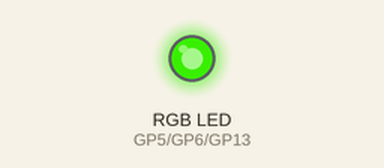
Simulated run of this program. Board: Raspberry Pi Pico running MicroPython. Parts: an RGB LED mixed from three pins (HIGH = lit). Dim RGB values are drawn brighter than linear.

Above: at 0.8 s.
At 2.2 s:
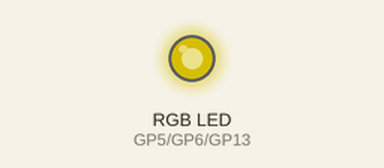
At 5.7 s:
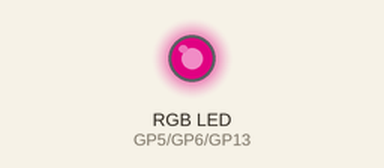
At 10.6 s:
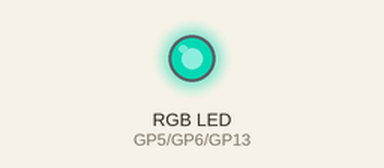
At 16.0 s:
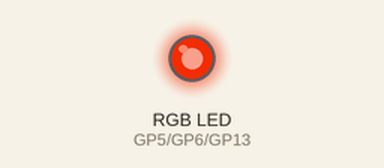
At 20.9 s:
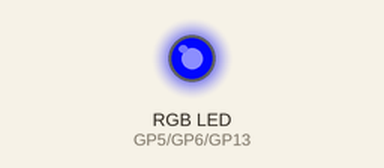
Timing chart, 0 to 22.0 s (numbered marks = the images above):
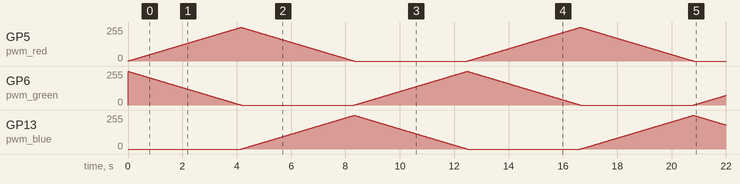

The program:

sample_-_PMW.py
```python
from machine import Pin, PWM
import time

pwm_red = PWM(Pin(5, Pin.OUT))
pwm_green = PWM(Pin(6, Pin.OUT))
pwm_blue = PWM(Pin(13, Pin.OUT))
pwm_red.freq(100)
pwm_green.freq(100)
pwm_blue.freq(100)

delaySec = 0.0001

while True:
    for i in range(65025):
        pos = i
        if pos < 21675:
            pwm_red.duty_u16(pos*3)
            pwm_green.duty_u16(65025-pos*3)
            pwm_blue.duty_u16(0)
        elif pos < 43350:
            pos -= 21675
            pwm_red.duty_u16(65025-pos*3)
            pwm_green.duty_u16(0)
            pwm_blue.duty_u16(pos*3)
        else:
            pos -= 43350
            pwm_red.duty_u16(0)
            pwm_green.duty_u16(pos*3)
            pwm_blue.duty_u16(65025-pos*3)
        time.sleep(delaySec)
```
